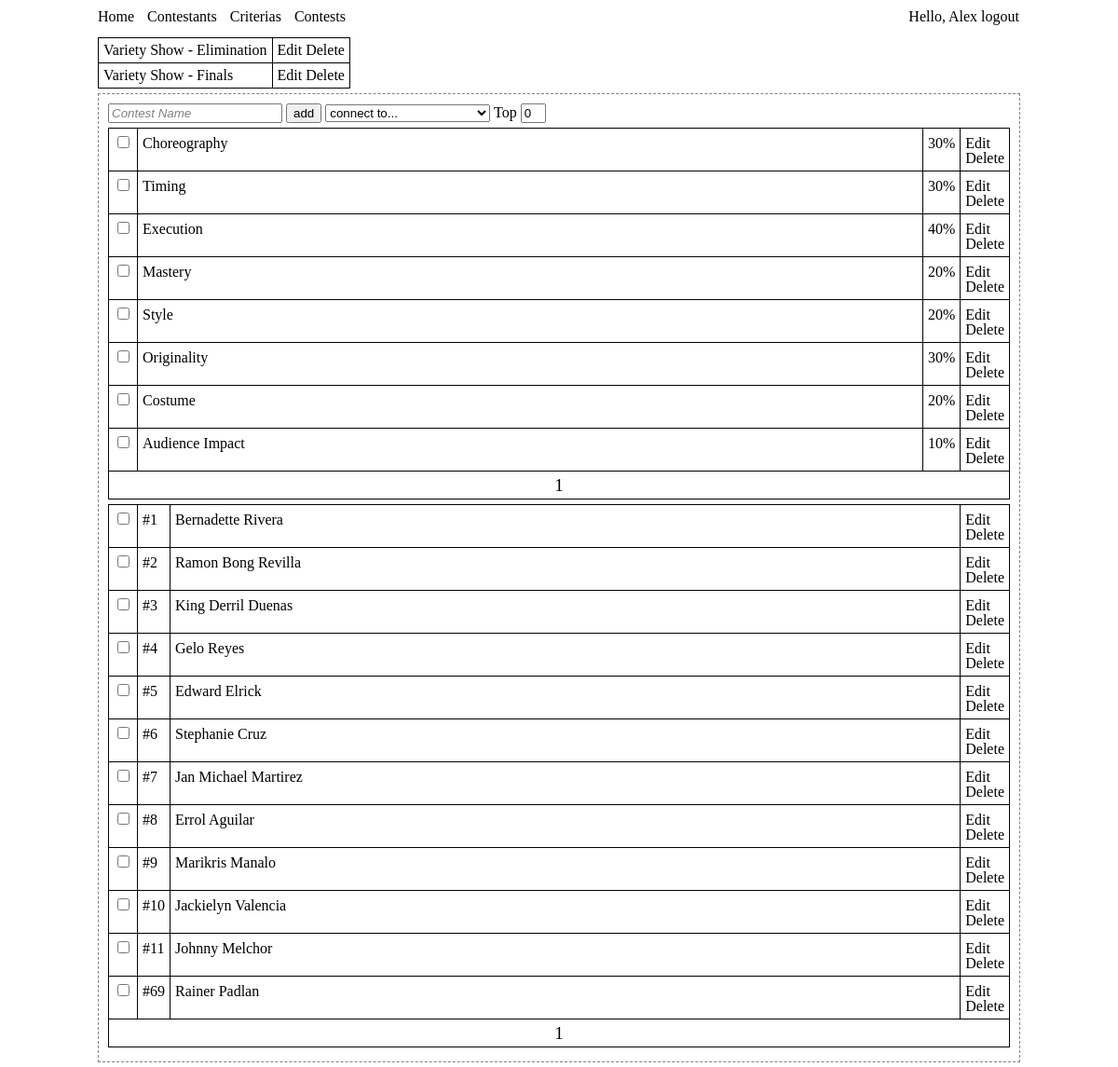
The page /manager/contest.php (signed in) on the database its author committed.
### tables this page shows
CREATE TABLE IF NOT EXISTS `contest` (
  `id` int(100) NOT NULL AUTO_INCREMENT,
  `mid` int(100) NOT NULL,
  `name` varchar(100) NOT NULL,
  `criterias` varchar(1000) NOT NULL,
  `contestants` varchar(1000) NOT NULL,
  `postContest` varchar(1000) DEFAULT NULL,
  PRIMARY KEY (`id`)
);

CREATE TABLE IF NOT EXISTS `criterias` (
  `id` int(100) NOT NULL AUTO_INCREMENT,
  `name` varchar(100) NOT NULL,
  `percentage` int(100) NOT NULL,
  PRIMARY KEY (`id`)
);

CREATE TABLE IF NOT EXISTS `contestants` (
  `id` int(100) NOT NULL AUTO_INCREMENT,
  `number` int(100) NOT NULL,
  `name` varchar(100) NOT NULL,
  PRIMARY KEY (`id`),
  UNIQUE KEY `name` (`name`)
);

### manager/contest_.php (called while the page is built, shortened)
<?php
$id_value = '';
$name_value = 'Contest Name';
$top_value = 0;
$do_value = 'add';
$input_class = 'blur_input';
$pagi = new Page(null,'contest','contest',99999);
$contestList = $db->result_array(null, $pagi->get['resource']);
$p1 = new Page(null, 'criterias', 'criteria',99999);
$c1 = $db->result_array(null,$p1->get['resource']);
$p2 = new Page(null, 'contestants', 'contestant',99999);
$c2 = $db->result_array(null,$p2->get['resource']);
$contest = new form('contest','post');
$form['start'] = $contest->start();
$form['name'] = $contest->cid(null,"$input_class")->text('name', post('name',$name_value));
$form['id'] = $contest->hidden('id', post('blah',$id_value));
$form['go'] = $contest->submit('do',post('blah',$do_value));
$form['stop'] = $contest->stop();
?>

### crowd/mysql.php (called while the page is built, shortened)
<?php
class MySQL {
public $resource;
function __construct($database,$pass='',$user='root',$server='localhost'){
	$this->conn = @mysql_connect($server,$user,$pass)or die('No Database Connection');
	return @mysql_select_db($database,$this->conn)or die('No Database');
}
function result_array($ident = null, $resource = null){
	$record = 0;
	$records = array();
	$r = empty($resource) ? $this->resource : $resource;
	while($result = @mysql_fetch_assoc($r)){
		empty($ident) ? $records[$record++] = $result : $records[$result[$ident]] = $result;
	}
	return $records;
}
}
?>

### manager/header.php (called while the page is built, shortened)
<?php
include '../crowd/mysql.php';
include '../crowd/form.php';
include '../crowd/page.php';
include '../crowd/functions.php';
$db = new mysql('scoring_db','boom')or die();
$form = array();
?>

### crowd/functions.php (called while the page is built, shortened)
<?php
function parse_get($str = '',$names = array()){
	$get = '';
	return $get . $str;
}
?>

### manager/contest.php (the view, shortened to what this page needs)
<?php
include 'header.php';
include 'contest_.php';
?>
<!DOCTYPE html PUBLIC "-//W3C//DTD HTML 3.2//EN">
<html>
  <head>
  </head>
  <body>
  <div id='wrap'>
  <div id='menu'><?php include 'includes/menu.php'; ?></div>
  	<div id='list'>
	<table>
<?php
foreach($contestList as $i){
echo "<tr><td>$i[name]</td> <td><a href='?".parse_get("do=edit&id=$i[id]",array('contestant','criteria'))."'>Edit</a>
<a href='?".parse_get("do=delete&id=$i[id]",array('contestant','criteria'))."'>Delete</a></td></tr>";
}
?>
	</table>
	</div>
	<div id='form'>
<?php
echo "$form[start] $form[id] $form[name] $form[go]";
echo "<select name='postContest'>";
echo "<option value=''>connect to...</option>";
echo "</select>";
echo " Top ".$contest->cid(null,'short')->text('top', post('top',$top_value));
echo "<div id='select_criterias'><table>";
foreach($c1 as $index => $c){
	$selected = @(in_array($c['name'],array_keys($criterias_selected))) ? true : false;
	echo "<tr>
	<td>". $contest->checkbox("criterias[$c[name]]","$c[percentage]",$selected) . "</td>
	<td class='spread'>$c[name]</td>
	<td>$c[percentage]%</td>
	<td>
	<a href='criteria.php?do=edit&id=$c[id]'>Edit</a>
	<a href='criteria.php?do=delete&id=$c[id]'>Delete</a>
	</td>
	<tr>\r\n";
}
echo "<tfoot><td colspan='4'>
".$p1->prev_btn(parse_get('',array('contestant','id','do')))."
".$p1->curr_btn(parse_get('',array('contestant','id','do')))."
".$p1->next_btn(parse_get('',array('contestant','id','do')))."
</td></tfoot>";
echo "</table></div>";
echo "<div id='select_contestants'><table>";
foreach($c2 as $index => $c){
	$selected = @(in_array($c['id'],$contestants_selected)) ? true : false;
	echo "<tr><td>". $contest->checkbox('contestants[]',$c['id'],$selected) . "</td>
	<td>#$c[number]</td>
	<td class='spread'>$c[name]</td>
	<td>
	<a href='contestant.php?do=edit&id=$c[id]'>Edit</a>
	<a href='contestant.php?do=delete&id=$c[id]'>Delete</a>
	</td>
	</tr>\r\n";
}
echo "<tfoot><td colspan='4'>
".$p2->prev_btn(parse_get('',array('criteria','id','do')))."
".$p2->curr_btn(parse_get('',array('criteria','id','do')))."
".$p2->next_btn(parse_get('',array('criteria','id','do')))."
</td></tfoot>";
echo "</table></div>";
echo "$form[stop]";
?>
	</div>
	</div>
  </body>
</html>

### crowd/form.php (shortened to what this page needs)
<?php
class Form {
public $attrib = array();
public $classid;
function __construct($name, $method="get", $action=null, $enctype="application/x-www-form-urlencoded"){
	$this->attrib['start'] = "<form name='{$name}' method='{$method}' action='{$action}' enctype='{$enctype}' ";
}
function cid($id = null, $class = null){
	if(!empty($class)){
		$this->classid .= "class='{$class}'";
	}
	return $this;
}
function start(){
	$this->attrib['start'] .= "{$this->classid}>\r\n";
	$this->classid = null;
	return $this->attrib['start'];
}
function stop(){
	return "</form>\r\n";
}
function text($name,$value=null){
	$this->attrib['input'][$name]['name'] = $name;
	$this->attrib['input'][$name]['value'] = $value;
	$this->attrib['input'][$name]['attrib'] = "<input type='text' name='{$name}' value='{$value}' {$this->classid}/>";
	$this->classid = null;
	return $this->attrib['input'][$name]['attrib'];
}
function hidden($name,$value=null){
	$this->attrib['input'][$name]['name'] = $name;
	$this->attrib['input'][$name]['value'] = $value;
	$this->attrib['input'][$name]['attrib'] = "<input type='hidden' name='{$name}' value='{$value}' {$this->classid}/>\r\n";
	$this->classid = null;
	return $this->attrib['input'][$name]['attrib'];
}
function submit($name,$value='submit'){
	$this->attrib['input'][$name]['name'] = $name;
	$this->attrib['input'][$name]['value'] = $value;
	$this->attrib['input'][$name]['attrib'] = "<input type='submit' name='{$name}' value='{$value}' {$this->classid}/>\r\n";
	$this->classid = null;
	return $this->attrib['input'][$name]['attrib'];
}
function checkbox($name,$value=null,$selected=false){
	$checked = null;
	$this->attrib['input'][$name]['name'] = $name;
	$this->attrib['input'][$name]['value'] = $value;
	$this->attrib['input'][$name]['attrib'] = "<input type='checkbox' name='{$name}' value='{$value}' {$this->classid} {$checked}/>";
	$this->classid = null;
	return $this->attrib['input'][$name]['attrib'];
}
}
function post($name, $value=null){
	return $value;
}
?>

### manager/includes/menu.php
<ul id='menu_list' class='top_bar'>
<li><a href='admin.php'>Home</a></li>
<li><a href='contestant.php'>Contestants</a></li>
<li><a href='criteria.php'>Criterias</a></li>
<li><a href='contest.php'>Contests</a></li>
</ul>
<div class='top_bar right'>Hello, <?php echo ucfirst($_SESSION['user']); ?> <a href='?do=logout'>logout</a></div>

### crowd/page.php (shortened to what this page needs)
<?php
class page {
	public $get = array('resource'=>'','prev'=>'','curr'=>'','next'=>'');
	public $handle = '';
	function __construct($condition, $table, $handle='p', $limit=10){
		$this->handle = $handle;
		$result = mysql_query("select * from $table $condition");
		$total_rows = mysql_num_rows($result);
		$this->total_rows = ceil($total_rows / $limit);
		if(isset($_REQUEST[$handle]) && !empty($_REQUEST[$handle])){
			$page = $_REQUEST[$handle];
			$start = $limit * $page;
		} else {
			$start = 0;
			$page = 0;
		}
		$this->get['resource'] = mysql_query("select * from $table $condition limit $start,$limit");
		$prevp = $page-1;
		$this->get['curr'] = $page;
		$nextp = $page+1;
	}
	function curr_btn($link = null){
		empty($link) ? $link = $this->handle . "=" . $this->get['curr'] : $link .= $this->handle . "=" . $this->get['curr'];
		return $this->curr_btn = "<a href='?".$link."'>".($this->get['curr']+1)."</a>";
	}
}
?>

### manager/assets/global.css (style rules this page uses)
#wrap { width: 990px; margin: auto; }
.short { width: 27px; }
.blur_input { color: gray; font-style: italic; }
#menu { margin-top: 10px; }
#menu_list { width: 785px; }
#menu_list li { display: inline; margin-right: 10px; }
.top_bar { display: inline-block; height: 25px; }
.top_bar.right { width: 200px; text-align: right; }
table { margin: 5px 0px; }
table td { padding: 5px; border: solid 1px black; }
table tfoot { text-align: center; font-size: 1.2em; }
#form { padding: 10px; margin: 5px 0px; border: dashed 1px gray; }
a { color: inherit; text-decoration: none; }
.spread { width: 100%; }

### rows shown on the page
contest: name "Variety Show - Elimination"
contest: name "Variety Show - Finals"
criterias: name "Choreography", percentage "30"
criterias: name "Timing", percentage "30"
criterias: name "Execution", percentage "40"
criterias: name "Mastery", percentage "20"
criterias: name "Style", percentage "20"
criterias: name "Originality", percentage "30"
criterias: name "Costume", percentage "20"
criterias: name "Audience Impact", percentage "10"
contestants: number "1", name "Bernadette Rivera"
contestants: number "2", name "Ramon Bong Revilla"
contestants: number "3", name "King Derril Duenas"
contestants: number "4", name "Gelo Reyes"
contestants: number "5", name "Edward Elrick"
contestants: number "6", name "Stephanie Cruz"
contestants: number "7", name "Jan Michael Martirez"
contestants: number "8", name "Errol Aguilar"
contestants: number "9", name "Marikris Manalo"
contestants: number "10", name "Jackielyn Valencia"
contestants: number "11", name "Johnny Melchor"
contestants: number "69", name "Rainer Padlan"

### other values the page prints
$_SESSION['user'] "Alex"
$this->get['curr']+1 "1 1"
